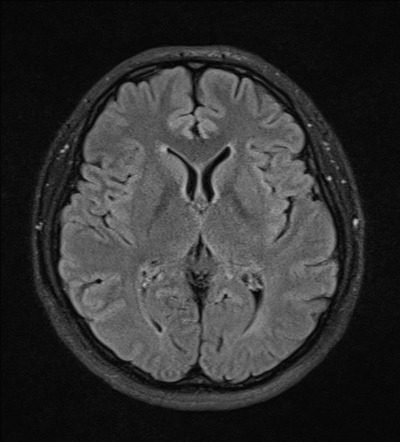
#> input picture img/no (1).jpg, 400 x 442 px
$ jupyter execute --allow-errors draft.ipynb
#> lines starting #> are read from the running program, lines starting #| are printed output that depends on the picture; after the words box and inside, x2 and y2 are one past the last pixel; in counts of white or black regions, pixels touching at a corner belong together
[cell 1]
# Simple Object Detection using OpenCV without Machine Learning (ML)
# Approach
# 1. Read image
# 2. Convert image to grayscale
# 3. Increase contrast of image using log transformation

[cell 2]
import cv2
import numpy as np


# Image list
# 1. No Tumor
img_no_tumor = ["img/no (1).jpg", "img/no (2).jpg", "img/no (3).jpg", "img/no (4).jpg", "img/no (5).jpg", "img/no (6).jpg", "img/no (7).jpg", "img/no (8).jpg", "img/no (9).jpg", "img/no (10).jpg"]
# 2. Tumor
img_yes_tumor = ["img/gg (1).jpg", "img/gg (2).jpg", "img/gg (3).jpg", "img/gg (4).jpg", "img/m (1).jpg", "img/m (2).jpg", "img/m (3).jpg", "img/m (4).jpg", "img/m (5).jpg", "img/m (6).jpg"]

[cell 3]
# ==================================================================================================== Step 1. Read image
df_no_tumor = []
df_yes_tumor = []

for img in img_no_tumor:
    df_no_tumor.append(cv2.imread(img))

for img in img_yes_tumor:
    df_yes_tumor.append(cv2.imread(img))

# [5 lines of commented-out code are left out]

[cell 4]
# ==================================================================================================== Step 2. Convert image to grayscale
gray_no_tumor = []
#> gray_no_tumor = []
gray_yes_tumor = []

#> (the rest of this cell did not finish here and is left out)

[cell 5]
# ==================================================================================================== Step 3. Cropped to ROI
cropped_no_tumor = []
cropped_yes_tumor = []

# Ref: https://github.com/MohamedAliHabib/Brain-Tumor-Detection/blob/master/Brain%20Tumor%20Detection.ipynb
for img in gray_no_tumor:
    # Thresholding
    threshold = cv2.threshold(img.copy(), 40, 255, cv2.THRESH_OTSU)[1]
    # Find contour
    contours, _ = cv2.findContours(threshold, cv2.RETR_EXTERNAL, cv2.CHAIN_APPROX_SIMPLE)
    # Get the largest contour
    c = max(contours, key=cv2.contourArea)
    # Find extreme points
    extleft = tuple(c[c[:, :, 0].argmin()][0])
    extright = tuple(c[c[:, :, 0].argmax()][0])
    exttop = tuple(c[c[:, :, 1].argmin()][0])
    extbot = tuple(c[c[:, :, 1].argmax()][0])
    # Crop the image
    cropped = img[exttop[1] : extbot[1], extleft[0] : extright[0]]
    cropped_no_tumor.append(cropped)
#> this loop made 5 passes
#> pass 1, `threshold = cv2.threshold(img.copy(), 40, 255, cv2.THRESH_OTSU)[1]`:
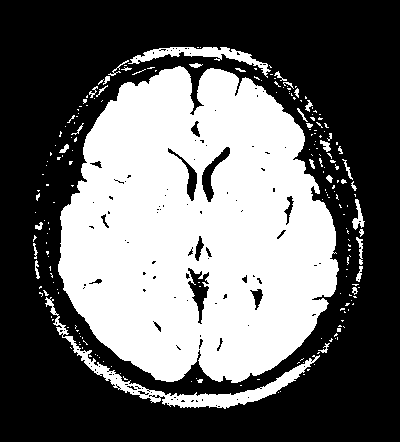
#> threshold: shape (442, 400); 40.2% white; 212 white regions (177 under 20 px), largest, box (x1, y1, x2, y2) and area: (58, 66, 339, 383) 64924, (45, 297, 320, 409) 2931, (128, 47, 271, 78) 1154
#> pass 1, `cropped = img[exttop[1] : extbot[1], extleft[0] : extright[0]]`:
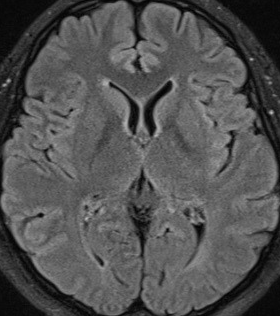
#> cropped: shape (316, 280); min 0, max 189, mean 82.2
#> pass 2, `cropped = img[exttop[1] : extbot[1], extleft[0] : extright[0]]`:
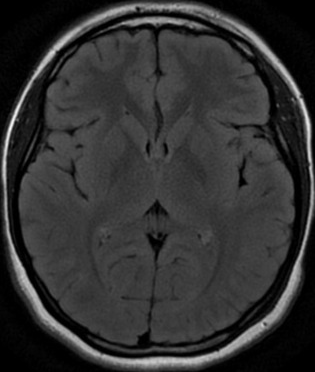
#> cropped: shape (372, 315); min 0, max 246, mean 49.9
#> after the loop:
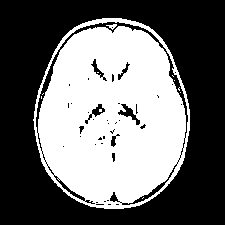
#> threshold: shape (225, 225); 43% white; 11 white regions (9 under 20 px), largest, box (x1, y1, x2, y2) and area: (33, 18, 190, 209) 21699, (106, 24, 117, 30) 31

for img in gray_yes_tumor:
    # Thresholding
    threshold = cv2.threshold(img.copy(), 40, 255, cv2.THRESH_OTSU)[1]
    # Find contour
    contours, _ = cv2.findContours(threshold, cv2.RETR_EXTERNAL, cv2.CHAIN_APPROX_SIMPLE)
    # Get the largest contour
    c = max(contours, key=cv2.contourArea)
    # Find extreme points
    extleft = tuple(c[c[:, :, 0].argmin()][0])
    extright = tuple(c[c[:, :, 0].argmax()][0])
    exttop = tuple(c[c[:, :, 1].argmin()][0])
    extbot = tuple(c[c[:, :, 1].argmax()][0])
    # Crop the image
    cropped = img[exttop[1] : extbot[1], extleft[0] : extright[0]]
    cropped_yes_tumor.append(cropped)

# [7 lines of commented-out code are left out]

[cell 6]
# ==================================================================================================== Step 4. Thresholding
thres_no_tumor = []
thres_yes_tumor = []

adapThres_no_tumor = []
adapThres_yes_tumor = []


thresh = 100

block_size = 55
c = -15


for img in cropped_no_tumor:
    _, thres = cv2.threshold(img, thresh, 255, cv2.THRESH_BINARY)
    thres_no_tumor.append(thres)
    adapThres = cv2.adaptiveThreshold(img, 255, cv2.ADAPTIVE_THRESH_MEAN_C, cv2.THRESH_BINARY, block_size, c)
    adapThres_no_tumor.append(adapThres)
#> this loop made 5 passes
#> pass 1, `_, thres = cv2.threshold(img, thresh, 255, cv2.THRESH_BINARY)`:
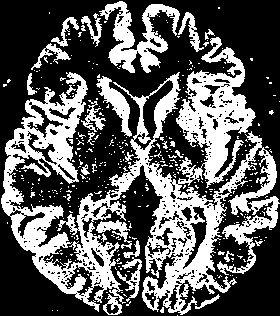
#> thres: shape (316, 280); 36.2% white; 370 white regions (343 under 20 px), largest, box (x1, y1, x2, y2) and area: (1, 37, 280, 315) 24891, (99, 1, 180, 73) 2316, (96, 76, 132, 137) 733
#> pass 1, `adapThres = cv2.adaptiveThreshold(img, 255, cv2.ADAPTIVE_THRESH_MEAN_C..`:
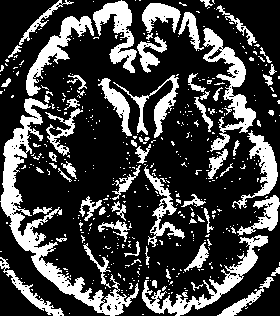
#> adapThres: shape (316, 280); 26.3% white; 463 white regions (396 under 20 px), largest, box (x1, y1, x2, y2) and area: (0, 98, 139, 316) 4448, (203, 28, 256, 152) 1877, (142, 235, 268, 316) 1872


for img in cropped_yes_tumor:
    _, thres = cv2.threshold(img, thresh, 255, cv2.THRESH_BINARY)
    thres_yes_tumor.append(thres)
    adapThres = cv2.adaptiveThreshold(img, 255, cv2.ADAPTIVE_THRESH_MEAN_C, cv2.THRESH_BINARY, block_size, c)
    adapThres_yes_tumor.append(adapThres)


# [7 lines of commented-out code are left out]

[cell 7]
# ==================================================================================================== Step 5. Identify ROI
cont_no_tumor = []
contdraw_no_tumor = []
cont_yes_tumor = []
contdraw_yes_tumor = []

bound_no_tumor = []
bound_yes_tumor = []

min_scale = 0.005
max_scale = 0.40

k_size = 3
kernel = np.ones((k_size, k_size), np.uint8)
iteration = 1

# Box ratio factor (w/h, h/w)
rect_factor = 2.2

# Box position factor from edge
box_pos_factor = 0.1

# White pixel ratio of total pixel in an image
white_thres = 0.3

# Minimum white pixel in a bounding box
min_white = 0.25
# Find contour, bounding box, bounding box area, draw bounding box
for img in thres_no_tumor:
    # Check if total white pixel is more than
    if (np.sum(img == 255) / (img.shape[0] * img.shape[1])) > white_thres:
        bound_no_tumor.append(np.zeros_like(img))
        cont_no_tumor.append(np.zeros_like(img))
        continue
    # Dilute and Erode
    eroded = cv2.erode(img.copy(), kernel, iterations=iteration)
    dilated = cv2.dilate(eroded, kernel, iterations=iteration)

    # Contour
    # contours, _ = cv2.findContours(eroded, cv2.RETR_LIST, cv2.CHAIN_APPROX_SIMPLE)
    contours, _ = cv2.findContours(dilated, cv2.RETR_LIST, cv2.CHAIN_APPROX_SIMPLE)
    new_canvas = np.zeros_like(img)
    cv2.drawContours(new_canvas, contours, -1, (255, 255, 255), 1)
    cont_no_tumor.append(new_canvas)

    # Bounding box
    new_canvas = np.zeros_like(img)
    for c in contours:
        x, y, w, h = cv2.boundingRect(c)
        # Filter By Area, box w and h ratio (cannot be too rectangle), box position (cannot be too close to edge), box are and white pixel ratio
        min_area = min_scale * img.shape[0] * img.shape[1]
        max_area = max_scale * img.shape[0] * img.shape[1]
        area = w * h
        bound_center = (x + w / 2, y + h / 2)
        low_x = box_pos_factor * img.shape[1]
        low_y = box_pos_factor * img.shape[0]
        up_x = img.shape[1] - box_pos_factor * img.shape[1]
        up_y = img.shape[0] - box_pos_factor * img.shape[0]
        if min_area < area < max_area and w / h < rect_factor and h / w < rect_factor and (up_x > bound_center[0] > low_x) and (up_y > bound_center[1] > low_y) and (np.sum(img[y : y + h, x : x + w] == 255) / area) > min_white:
            cv2.rectangle(new_canvas, (x, y), (x + w, y + h), (255, 255, 255), 1)
    bound_no_tumor.append(new_canvas)
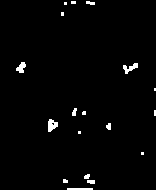
#> dilated: shape (190, 156); 1.8% white; 18 white regions (9 under 20 px), largest, box (x1, y1, x2, y2) and area: (48, 119, 58, 132) 88, (123, 63, 138, 74) 79, (16, 62, 26, 73) 68
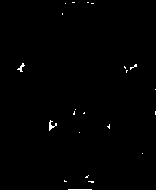
#> eroded: shape (190, 156); 0.56% white in thin lines or dots, all inside (x1, y1, x2, y2) = (17, 2, 156, 190)
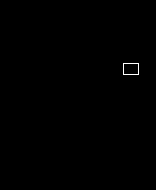
#> new_canvas: shape (190, 156); 0.18% white in thin lines or dots, all inside (x1, y1, x2, y2) = (123, 63, 139, 75)

for img in thres_yes_tumor:
    # Check if total white pixel is more than
    if (np.sum(img == 255) / (img.shape[0] * img.shape[1])) > white_thres:
        bound_yes_tumor.append(np.zeros_like(img))
        cont_yes_tumor.append(np.zeros_like(img))
        continue
    # Dilute and Erode
    eroded = cv2.erode(img.copy(), kernel, iterations=iteration)
    dilated = cv2.dilate(eroded, kernel, iterations=iteration)

    # Contour
    contours, _ = cv2.findContours(dilated, cv2.RETR_LIST, cv2.CHAIN_APPROX_SIMPLE)
    new_canvas = np.zeros_like(img)
    cv2.drawContours(new_canvas, contours, -1, (255, 255, 255), 1)
    cont_yes_tumor.append(new_canvas)

    # Bounding box
    new_canvas = np.zeros_like(img)
    for c in contours:
        x, y, w, h = cv2.boundingRect(c)
        # Filter By Area, box w and h ratio (cannot be too rectangle), box position (cannot be too close to edge)
        min_area = min_scale * img.shape[0] * img.shape[1]
        max_area = max_scale * img.shape[0] * img.shape[1]
        area = w * h
        bound_center = (x + w / 2, y + h / 2)
        low_x = box_pos_factor * img.shape[1]
        low_y = box_pos_factor * img.shape[0]
        up_x = img.shape[1] - box_pos_factor * img.shape[1]
        up_y = img.shape[0] - box_pos_factor * img.shape[0]
        if min_area < area < max_area and w / h < rect_factor and h / w < rect_factor and (up_x > bound_center[0] > low_x) and (up_y > bound_center[1] > low_y) and (np.sum(img[y : y + h, x : x + w] == 255) / area) > min_white:
            cv2.rectangle(new_canvas, (x, y), (x + w, y + h), (255, 255, 255), 1)
    bound_yes_tumor.append(new_canvas)

# Show images
#> (the rest of this cell did not finish here and is left out)
